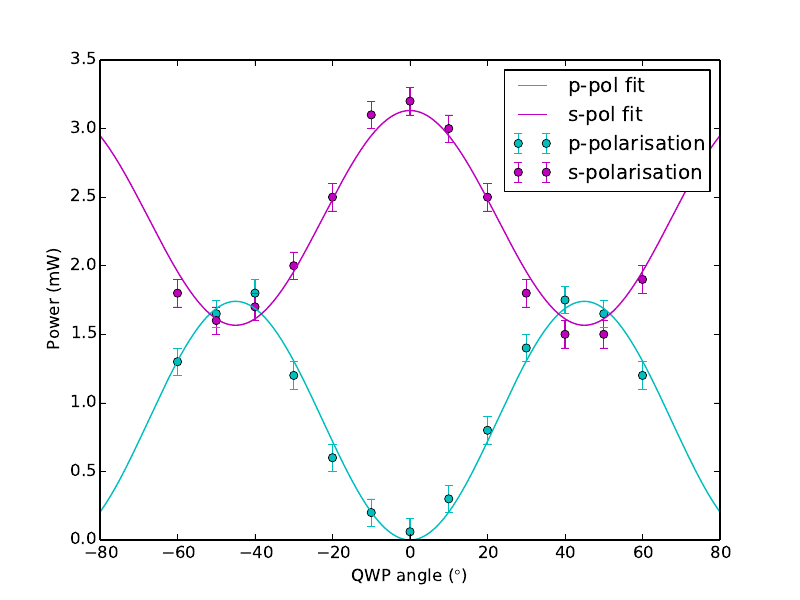

Recreate this plot in Python.
import csv
import matplotlib.pyplot as plt
import math
from scipy.optimize import curve_fit
import numpy as np

def func_s(x, A):
	return A+A*np.cos(2*x*np.pi/180.0)**2

def func_p(x, A):
	return A*np.sin(2*x*np.pi/180.0)**2

angle = []
pdata = []
sdata = []

with open('s_p_calibration.csv', 'rb') as f:
	reader = csv.reader(f, None)
	for row in reader:
		angle.append(float(row[0]))
		pdata.append(float(row[1]))
		sdata.append(float(row[2]))

angle = np.asarray(angle)
pdata = np.asarray(pdata)
sdata = np.asarray(sdata)

poptp, pcovp = curve_fit(func_p, angle, pdata)
popts, pcovs = curve_fit(func_s, angle, sdata)

x =range(1000)
x =[i/6.25-80 for i in x]
y1 = [popts[0]+popts[0]*math.cos(2*i*math.pi/180)**2 for i in x]
y2 = [poptp[0]*math.sin(2*i*math.pi/180)**2 for i in x]

print math.sqrt(popts*2/0.94**2)
print math.sqrt(poptp*2/0.88**2)

plt.errorbar(angle, pdata, yerr=0.1, color = 'c', fmt='o', label = 'p-polarisation')
plt.errorbar(angle, sdata, yerr=0.1, color = 'm', fmt='o', label='s-polarisation')
plt.plot(x, y2, color = 'c', label = 'p-pol fit')
plt.plot(x, y1, color = 'm', label = 's-pol fit')
plt.xlim(xmin=-80, xmax = 80)
plt.ylim(ymin=0, ymax=3.5)
plt.xlabel('QWP angle ($\degree$)')
plt.ylabel('Power (mW)')
plt.legend()
plt.savefig('s_p_calibration2.pdf')
plt.show()